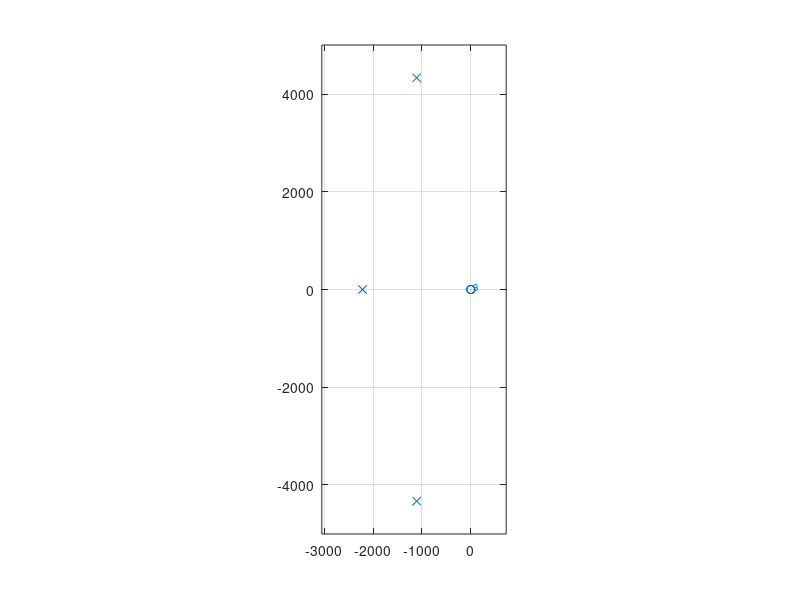
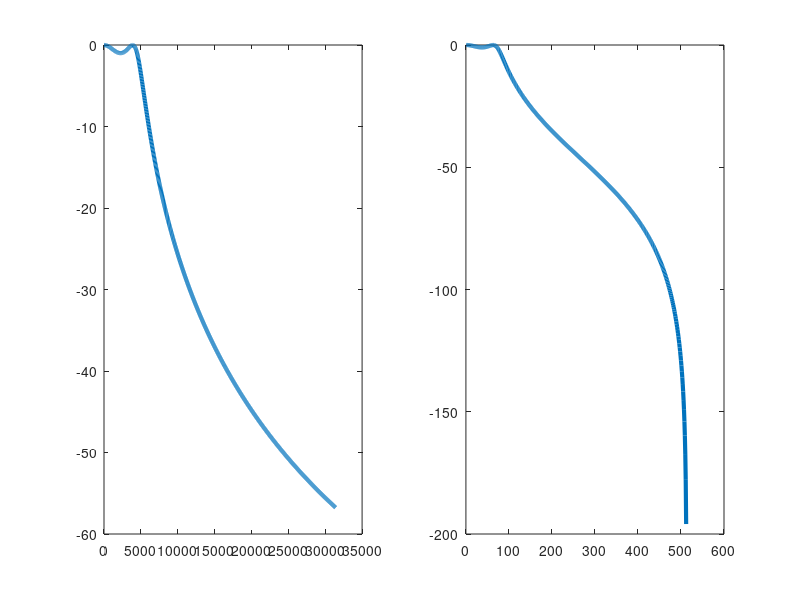

Here is the MATLAB script that generated these plots, in order:
clear all
close all
fclose all
clc

pkg load signal;

%% Description:
Wp = 1404*pi;
Ws = 8268*pi;
rp = 1;
rs = 60;
Ts = 0.0001;
w = linspace(0, 10000*pi, 1000);
f = w/(2*pi);


## Step 1. Pre-warping
pWp = 2*tan(Wp*Ts/2)/Ts;
pWs = 2*tan(Ws*Ts/2)/Ts;

## Step 2. Design analogue chebyshev filter
[N, Wc] = cheb1ord(pWp, pWs, rp, rs, "s")
[b, a] = cheby1(N, rp, Wc, "s")

#freq_resp = freqs(b,a,w);
b = [b, 0, 0, 0];
[s_z, s_p, g] = tf2zp(b, a);
figure(1), zplane(s_z,s_p);

## Step 3. Digital converting
z_p = (1 + s_p*Ts/2)./(1 - s_p*Ts/2);
z_z = [-1,-1,-1];

[z_b, z_a] = zp2tf(z_z, z_p, 1);

## verification
freq_resp_s = freqs(b(1), a, w);
freq_resp_z = freqz(z_b, z_a);

## response analysis in s-plane
mag_resp = abs(freq_resp_s);
mag_resp = mag_resp/max(mag_resp);
s_mag_resp_dB = 20*log10(mag_resp);

mag_resp = abs(freq_resp_z);
mag_resp = mag_resp/max(mag_resp);
z_mag_resp_dB = 20*log10(mag_resp);

figure(2),
subplot(1,2,1), plot(w, s_mag_resp_dB, 'linewidth', 3);
subplot(1,2,2), plot(z_mag_resp_dB, 'linewidth', 3);

